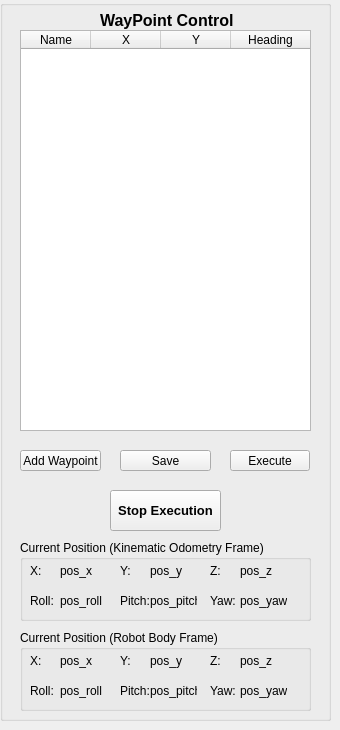
    <widget class="QWidget" name="tab_3">
     <attribute name="title">
      <string>Dead Reckoning Test</string>
     </attribute>
     <widget class="QGroupBox" name="groupBox_2">
      <property name="geometry">
       <rect>
        <x>0</x>
        <y>0</y>
        <width>331</width>
        <height>721</height>
       </rect>
      </property>
      <property name="title">
       <string/>
      </property>
      <widget class="QPushButton" name="waypoint_execute">
       <property name="geometry">
        <rect>
         <x>230</x>
         <y>450</y>
         <width>80</width>
         <height>21</height>
        </rect>
       </property>
       <property name="text">
        <string>Execute</string>
       </property>
      </widget>
      <widget class="QPushButton" name="waypoint_add">
       <property name="geometry">
        <rect>
         <x>20</x>
         <y>450</y>
         <width>81</width>
         <height>21</height>
        </rect>
       </property>
       <property name="text">
        <string>Add Waypoint</string>
       </property>
      </widget>
      <widget class="QTableWidget" name="waypoint_table">
       <property name="geometry">
        <rect>
         <x>20</x>
         <y>30</y>
         <width>291</width>
         <height>401</height>
        </rect>
       </property>
       <attribute name="horizontalHeaderCascadingSectionResizes">
        <bool>false</bool>
       </attribute>
       <attribute name="horizontalHeaderDefaultSectionSize">
        <number>70</number>
       </attribute>
       <attribute name="horizontalHeaderHighlightSections">
        <bool>true</bool>
       </attribute>
       <attribute name="horizontalHeaderShowSortIndicator" stdset="0">
        <bool>false</bool>
       </attribute>
       <attribute name="horizontalHeaderStretchLastSection">
        <bool>true</bool>
       </attribute>
       <attribute name="verticalHeaderCascadingSectionResizes">
        <bool>false</bool>
       </attribute>
       <column>
        <property name="text">
         <string>Name</string>
        </property>
       </column>
       <column>
        <property name="text">
         <string>X</string>
        </property>
       </column>
       <column>
        <property name="text">
         <string>Y</string>
        </property>
       </column>
       <column>
        <property name="text">
         <string>Heading</string>
        </property>
       </column>
      </widget>
      <widget class="QLabel" name="label_5">
       <property name="geometry">
        <rect>
         <x>100</x>
         <y>10</y>
         <width>151</width>
         <height>21</height>
        </rect>
       </property>
       <property name="font">
        <font>
         <pointsize>12</pointsize>
         <weight>75</weight>
         <italic>false</italic>
         <bold>true</bold>
        </font>
       </property>
       <property name="text">
        <string>WayPoint Control</string>
       </property>
      </widget>
      <widget class="QPushButton" name="waypoint_save">
       <property name="geometry">
        <rect>
         <x>120</x>
         <y>450</y>
         <width>91</width>
         <height>21</height>
        </rect>
       </property>
       <property name="text">
        <string>Save</string>
       </property>
      </widget>
      <widget class="QPushButton" name="waypoint_stop">
       <property name="geometry">
        <rect>
         <x>110</x>
         <y>490</y>
         <width>111</width>
         <height>41</height>
        </rect>
       </property>
       <property name="font">
        <font>
         <pointsize>10</pointsize>
         <weight>75</weight>
         <bold>true</bold>
        </font>
       </property>
       <property name="text">
        <string>Stop Execution</string>
       </property>
      </widget>
      <widget class="QGroupBox" name="groupBox_9">
       <property name="geometry">
        <rect>
         <x>20</x>
         <y>540</y>
         <width>291</width>
         <height>81</height>
        </rect>
       </property>
       <property name="title">
        <string>Current Position (Kinematic Odometry Frame)</string>
       </property>
       <widget class="QLabel" name="label_37">
        <property name="geometry">
         <rect>
          <x>10</x>
          <y>20</y>
          <width>21</width>
          <height>21</height>
         </rect>
        </property>
        <property name="text">
         <string>X:</string>
        </property>
       </widget>
       <widget class="QLabel" name="pos_x">
        <property name="geometry">
         <rect>
          <x>40</x>
          <y>20</y>
          <width>47</width>
          <height>21</height>
         </rect>
        </property>
        <property name="text">
         <string>pos_x</string>
        </property>
       </widget>
       <widget class="QLabel" name="pos_y">
        <property name="geometry">
         <rect>
          <x>130</x>
          <y>20</y>
          <width>47</width>
          <height>21</height>
         </rect>
        </property>
        <property name="text">
         <string>pos_y</string>
        </property>
       </widget>
       <widget class="QLabel" name="label_40">
        <property name="geometry">
         <rect>
          <x>100</x>
          <y>20</y>
          <width>21</width>
          <height>21</height>
         </rect>
        </property>
        <property name="text">
         <string>Y:</string>
        </property>
       </widget>
       <widget class="QLabel" name="pos_z">
        <property name="geometry">
         <rect>
          <x>220</x>
          <y>20</y>
          <width>47</width>
          <height>21</height>
         </rect>
        </property>
        <property name="text">
         <string>pos_z</string>
        </property>
       </widget>
       <widget class="QLabel" name="label_42">
        <property name="geometry">
         <rect>
          <x>190</x>
          <y>20</y>
          <width>41</width>
          <height>21</height>
         </rect>
        </property>
        <property name="text">
         <string>Z:</string>
        </property>
       </widget>
       <widget class="QLabel" name="label_38">
        <property name="geometry">
         <rect>
          <x>10</x>
          <y>50</y>
          <width>47</width>
          <height>21</height>
         </rect>
        </property>
        <property name="text">
         <string>Roll:</string>
        </property>
       </widget>
       <widget class="QLabel" name="pos_roll">
        <property name="geometry">
         <rect>
          <x>40</x>
          <y>50</y>
          <width>47</width>
          <height>21</height>
         </rect>
        </property>
        <property name="text">
         <string>pos_roll</string>
        </property>
       </widget>
       <widget class="QLabel" name="pos_pitch">
        <property name="geometry">
         <rect>
          <x>130</x>
          <y>50</y>
          <width>47</width>
          <height>21</height>
         </rect>
        </property>
        <property name="text">
         <string>pos_pitch</string>
        </property>
       </widget>
       <widget class="QLabel" name="label_43">
        <property name="geometry">
         <rect>
          <x>100</x>
          <y>50</y>
          <width>47</width>
          <height>21</height>
         </rect>
        </property>
        <property name="text">
         <string>Pitch:</string>
        </property>
       </widget>
       <widget class="QLabel" name="pos_yaw">
        <property name="geometry">
         <rect>
          <x>220</x>
          <y>50</y>
          <width>47</width>
          <height>21</height>
         </rect>
        </property>
        <property name="text">
         <string>pos_yaw</string>
        </property>
       </widget>
       <widget class="QLabel" name="label_45">
        <property name="geometry">
         <rect>
          <x>190</x>
          <y>50</y>
          <width>47</width>
          <height>21</height>
         </rect>
        </property>
        <property name="text">
         <string>Yaw:</string>
        </property>
       </widget>
      </widget>
      <widget class="QGroupBox" name="groupBox_14">
       <property name="geometry">
        <rect>
         <x>20</x>
         <y>630</y>
         <width>291</width>
         <height>81</height>
        </rect>
       </property>
       <property name="title">
        <string>Current Position (Robot Body Frame)</string>
       </property>
       <widget class="QLabel" name="label_44">
        <property name="geometry">
         <rect>
          <x>10</x>
          <y>20</y>
          <width>21</width>
          <height>21</height>
         </rect>
        </property>
        <property name="text">
         <string>X:</string>
        </property>
       </widget>
       <widget class="QLabel" name="pos_x_2">
        <property name="geometry">
         <rect>
          <x>40</x>
          <y>20</y>
          <width>47</width>
          <height>21</height>
         </rect>
        </property>
        <property name="text">
         <string>pos_x</string>
        </property>
       </widget>
       <widget class="QLabel" name="pos_y_2">
        <property name="geometry">
         <rect>
          <x>130</x>
          <y>20</y>
          <width>47</width>
          <height>21</height>
         </rect>
        </property>
        <property name="text">
         <string>pos_y</string>
        </property>
       </widget>
       <widget class="QLabel" name="label_46">
        <property name="geometry">
         <rect>
          <x>100</x>
          <y>20</y>
          <width>21</width>
          <height>21</height>
         </rect>
        </property>
        <property name="text">
         <string>Y:</string>
        </property>
       </widget>
       <widget class="QLabel" name="pos_z_2">
        <property name="geometry">
         <rect>
          <x>220</x>
          <y>20</y>
          <width>47</width>
          <height>21</height>
         </rect>
        </property>
        <property name="text">
         <string>pos_z</string>
        </property>
       </widget>
       <widget class="QLabel" name="label_47">
        <property name="geometry">
         <rect>
          <x>190</x>
          <y>20</y>
          <width>41</width>
          <height>21</height>
         </rect>
        </property>
        <property name="text">
         <string>Z:</string>
        </property>
       </widget>
       <widget class="QLabel" name="label_48">
        <property name="geometry">
         <rect>
          <x>10</x>
          <y>50</y>
          <width>47</width>
          <height>21</height>
         </rect>
        </property>
        <property name="text">
         <string>Roll:</string>
        </property>
       </widget>
       <widget class="QLabel" name="pos_roll_2">
        <property name="geometry">
         <rect>
          <x>40</x>
          <y>50</y>
          <width>47</width>
          <height>21</height>
         </rect>
        </property>
        <property name="text">
         <string>pos_roll</string>
        </property>
       </widget>
       <widget class="QLabel" name="pos_pitch_2">
        <property name="geometry">
         <rect>
          <x>130</x>
          <y>50</y>
          <width>47</width>
          <height>21</height>
         </rect>
        </property>
        <property name="text">
         <string>pos_pitch</string>
        </property>
       </widget>
       <widget class="QLabel" name="label_49">
        <property name="geometry">
         <rect>
          <x>100</x>
          <y>50</y>
          <width>47</width>
          <height>21</height>
         </rect>
        </property>
        <property name="text">
         <string>Pitch:</string>
        </property>
       </widget>
       <widget class="QLabel" name="pos_yaw_2">
        <property name="geometry">
         <rect>
          <x>220</x>
          <y>50</y>
          <width>47</width>
          <height>21</height>
         </rect>
        </property>
        <property name="text">
         <string>pos_yaw</string>
        </property>
       </widget>
       <widget class="QLabel" name="label_50">
        <property name="geometry">
         <rect>
          <x>190</x>
          <y>50</y>
          <width>47</width>
          <height>21</height>
         </rect>
        </property>
        <property name="text">
         <string>Yaw:</string>
        </property>
       </widget>
      </widget>
     </widget>
    </widget>
